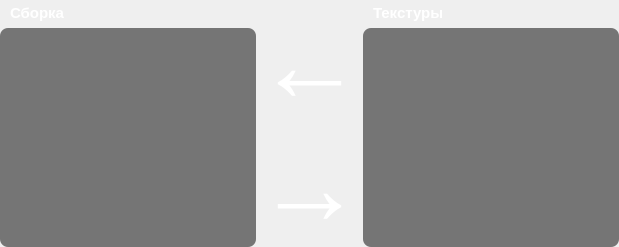
      <widget class="QWidget" name="tab_2">
       <attribute name="icon">
        <iconset>
         <normalon>res/version2.png</normalon>
        </iconset>
       </attribute>
       <attribute name="title">
        <string/>
       </attribute>
       <layout class="QGridLayout" name="gridLayout_3">
        <property name="leftMargin">
         <number>0</number>
        </property>
        <property name="topMargin">
         <number>4</number>
        </property>
        <property name="rightMargin">
         <number>0</number>
        </property>
        <property name="bottomMargin">
         <number>0</number>
        </property>
        <property name="horizontalSpacing">
         <number>0</number>
        </property>
        <property name="verticalSpacing">
         <number>6</number>
        </property>
        <item row="0" column="0">
         <widget class="QLabel" name="label_9">
          <property name="font">
           <font>
            <pointsize>11</pointsize>
            <weight>75</weight>
            <bold>true</bold>
           </font>
          </property>
          <property name="styleSheet">
           <string notr="true">color: rgb(255, 255, 255);</string>
          </property>
          <property name="text">
           <string>Сборка</string>
          </property>
          <property name="indent">
           <number>10</number>
          </property>
         </widget>
        </item>
        <item row="0" column="1" rowspan="2">
         <widget class="QLabel" name="label_8">
          <property name="enabled">
           <bool>true</bool>
          </property>
          <property name="font">
           <font>
            <pointsize>80</pointsize>
           </font>
          </property>
          <property name="styleSheet">
           <string notr="true">color: rgb(255, 255, 255);</string>
          </property>
          <property name="text">
           <string>←
→</string>
          </property>
         </widget>
        </item>
        <item row="0" column="2">
         <widget class="QLabel" name="label_10">
          <property name="font">
           <font>
            <pointsize>11</pointsize>
            <weight>75</weight>
            <bold>true</bold>
           </font>
          </property>
          <property name="styleSheet">
           <string notr="true">color: rgb(255, 255, 255);</string>
          </property>
          <property name="text">
           <string>Текстуры</string>
          </property>
          <property name="indent">
           <number>10</number>
          </property>
         </widget>
        </item>
        <item row="1" column="0">
         <widget class="QListWidget" name="listWidget_4">
          <property name="font">
           <font>
            <weight>75</weight>
            <bold>true</bold>
           </font>
          </property>
          <property name="styleSheet">
           <string notr="true">QScrollBar:horizontal {
	border: none;
    background: rgb(16, 16, 16);
    height: 17px;
    margin: 2px -18 2px -18;
}

QScrollBar::handle:horizontal {
	background-color: rgb(60, 60, 60);
    min-height: 18px;
	border-radius: 5px;
}

QScrollBar::handle:horizontal:hover{	
	background-color: rgb(70, 70, 70);
}
QScrollBar::handle:horizontal:pressed {	
	background-color: rgb(79, 79, 79);
}

QScrollBar::add-line:horizontal {
    background: none;
    width: 26px;
    subcontrol-position: right;
    subcontrol-origin: margin;
}

QScrollBar::add-line:vertical:hover {	
	background-color: none;
}
QScrollBar::add-line:vertical:pressed {	
	background-color: none;
}

/* RESET ARROW */
QScrollBar::up-arrow:vertical, QScrollBar::down-arrow:vertical {
	background: none;
}
QScrollBar::add-page:vertical, QScrollBar::sub-page:vertical {
	background: none;
}

QScrollBar::sub-line:horizontal {
    background: none;
    width: 26px;
    subcontrol-position: top left;
    subcontrol-origin: margin;
    position: absolute;
}

QScrollBar::add-page:horizontal, QScrollBar::sub-page:horizontal {
    background: none;
}

/* VERTICAL SCROLLBAR */
 QScrollBar:vertical {
	border: none;
    background: rgb(16, 16, 16);
    width: 18px;
    margin: -18px 2 -18px 2;
	border-radius: 0px;
 }

/*  HANDLE BAR VERTICAL */
QScrollBar::handle:vertical {	
	background-color: rgb(60, 60, 60);
	min-height: 18px;
	border-radius: 5px;
}
QScrollBar::handle:vertical:hover{	
	background-color: rgb(70, 70, 70);
}
QScrollBar::handle:vertical:pressed {	
	background-color: rgb(79, 79, 79);
}

/* BTN TOP - SCROLLBAR */
QScrollBar::sub-line:vertical {
	border: none;
	background-color: none;
	height: none;
	border-top-left-radius: none;
	border-top-right-radius: none;
	subcontrol-position: none;
	subcontrol-origin: none;
}
QScrollBar::sub-line:vertical:hover {	
	background-color: none;
}
QScrollBar::sub-line:vertical:pressed {	
	background-color: none;
}

/* BTN BOTTOM - SCROLLBAR */
QScrollBar::add-line:vertical {
	border: none;
	background-color: none;
	height: none;
	border-bottom-left-radius: none;
	border-bottom-right-radius: none;
	subcontrol-position: none;
	subcontrol-origin: none;
}
QScrollBar::add-line:vertical:hover {	
	background-color: none;
}
QScrollBar::add-line:vertical:pressed {	
	background-color: none;
}

/* RESET ARROW */
QScrollBar::up-arrow:vertical, QScrollBar::down-arrow:vertical {
	background: none;
}
QScrollBar::add-page:vertical, QScrollBar::sub-page:vertical {
	background: none;
}
/* COLOR */
QListWidget {
	background-color: rgb(0, 0, 0, 130);
	color: rgb(240, 255, 255);
	border-radius: 8px;
}

QListWidget {
    show-decoration-selected: none; /* make the selection span the entire width of the view */
	outline: none;
}

QListWidget::item:alternate {
    background: none;
	color: rgb(240, 255, 255);
}

QListWidget::item:selected {
    border: none;
	color: rgb(240, 255, 255);
	outline: none;
}

QListWidget::item:selected:!active {
	background: none;
	color: rgb(240, 255, 255);
}

QListWidget::item:selected:active {
	color: rgb(240, 255, 255);
}

QListWidget::item:hover {
    background: rgba(255, 255, 255, 39);
	border: -2px solid rgb(0, 0, 0, 0);
	border-radius: 8px;
}</string>
          </property>
         </widget>
        </item>
        <item row="1" column="2">
         <widget class="QListWidget" name="listWidget_3">
          <property name="font">
           <font>
            <weight>75</weight>
            <bold>true</bold>
           </font>
          </property>
          <property name="styleSheet">
           <string notr="true">QScrollBar:horizontal {
	border: none;
    background: rgb(16, 16, 16);
    height: 17px;
    margin: 2px -18 2px -18;
}

QScrollBar::handle:horizontal {
	background-color: rgb(60, 60, 60);
    min-height: 18px;
	border-radius: 5px;
}

QScrollBar::handle:horizontal:hover{	
	background-color: rgb(70, 70, 70);
}
QScrollBar::handle:horizontal:pressed {	
	background-color: rgb(79, 79, 79);
}

QScrollBar::add-line:horizontal {
    background: none;
    width: 26px;
    subcontrol-position: right;
    subcontrol-origin: margin;
}

QScrollBar::add-line:vertical:hover {	
	background-color: none;
}
QScrollBar::add-line:vertical:pressed {	
	background-color: none;
}

/* RESET ARROW */
QScrollBar::up-arrow:vertical, QScrollBar::down-arrow:vertical {
	background: none;
}
QScrollBar::add-page:vertical, QScrollBar::sub-page:vertical {
	background: none;
}

QScrollBar::sub-line:horizontal {
    background: none;
    width: 26px;
    subcontrol-position: top left;
    subcontrol-origin: margin;
    position: absolute;
}

QScrollBar::add-page:horizontal, QScrollBar::sub-page:horizontal {
    background: none;
}

/* VERTICAL SCROLLBAR */
 QScrollBar:vertical {
	border: none;
    background: rgb(16, 16, 16);
    width: 18px;
    margin: -18px 2 -18px 2;
	border-radius: 0px;
 }

/*  HANDLE BAR VERTICAL */
QScrollBar::handle:vertical {	
	background-color: rgb(60, 60, 60);
	min-height: 18px;
	border-radius: 5px;
}
QScrollBar::handle:vertical:hover{	
	background-color: rgb(70, 70, 70);
}
QScrollBar::handle:vertical:pressed {	
	background-color: rgb(79, 79, 79);
}

/* BTN TOP - SCROLLBAR */
QScrollBar::sub-line:vertical {
	border: none;
	background-color: none;
	height: none;
	border-top-left-radius: none;
	border-top-right-radius: none;
	subcontrol-position: none;
	subcontrol-origin: none;
}
QScrollBar::sub-line:vertical:hover {	
	background-color: none;
}
QScrollBar::sub-line:vertical:pressed {	
	background-color: none;
}

/* BTN BOTTOM - SCROLLBAR */
QScrollBar::add-line:vertical {
	border: none;
	background-color: none;
	height: none;
	border-bottom-left-radius: none;
	border-bottom-right-radius: none;
	subcontrol-position: none;
	subcontrol-origin: none;
}
QScrollBar::add-line:vertical:hover {	
	background-color: none;
}
QScrollBar::add-line:vertical:pressed {	
	background-color: none;
}

/* RESET ARROW */
QScrollBar::up-arrow:vertical, QScrollBar::down-arrow:vertical {
	background: none;
}
QScrollBar::add-page:vertical, QScrollBar::sub-page:vertical {
	background: none;
}
/* COLOR */
QListWidget {
	background-color: rgb(0, 0, 0, 130);
	color: rgb(240, 255, 255);
	border-radius: 8px;
}

QListWidget {
    show-decoration-selected: none; /* make the selection span the entire width of the view */
	outline: none;
}

QListWidget::item:alternate {
    background: none;
	color: rgb(240, 255, 255);
}

QListWidget::item:selected {
    border: none;
	color: rgb(240, 255, 255);
	outline: none;
}

QListWidget::item:selected:!active {
	background: none;
	color: rgb(240, 255, 255);
}

QListWidget::item:selected:active {
	color: rgb(240, 255, 255);
}

QListWidget::item:hover {
    background: rgba(255, 255, 255, 39);
	border: -2px solid rgb(0, 0, 0, 0);
	border-radius: 8px;
}</string>
          </property>
         </widget>
        </item>
       </layout>
      </widget>
